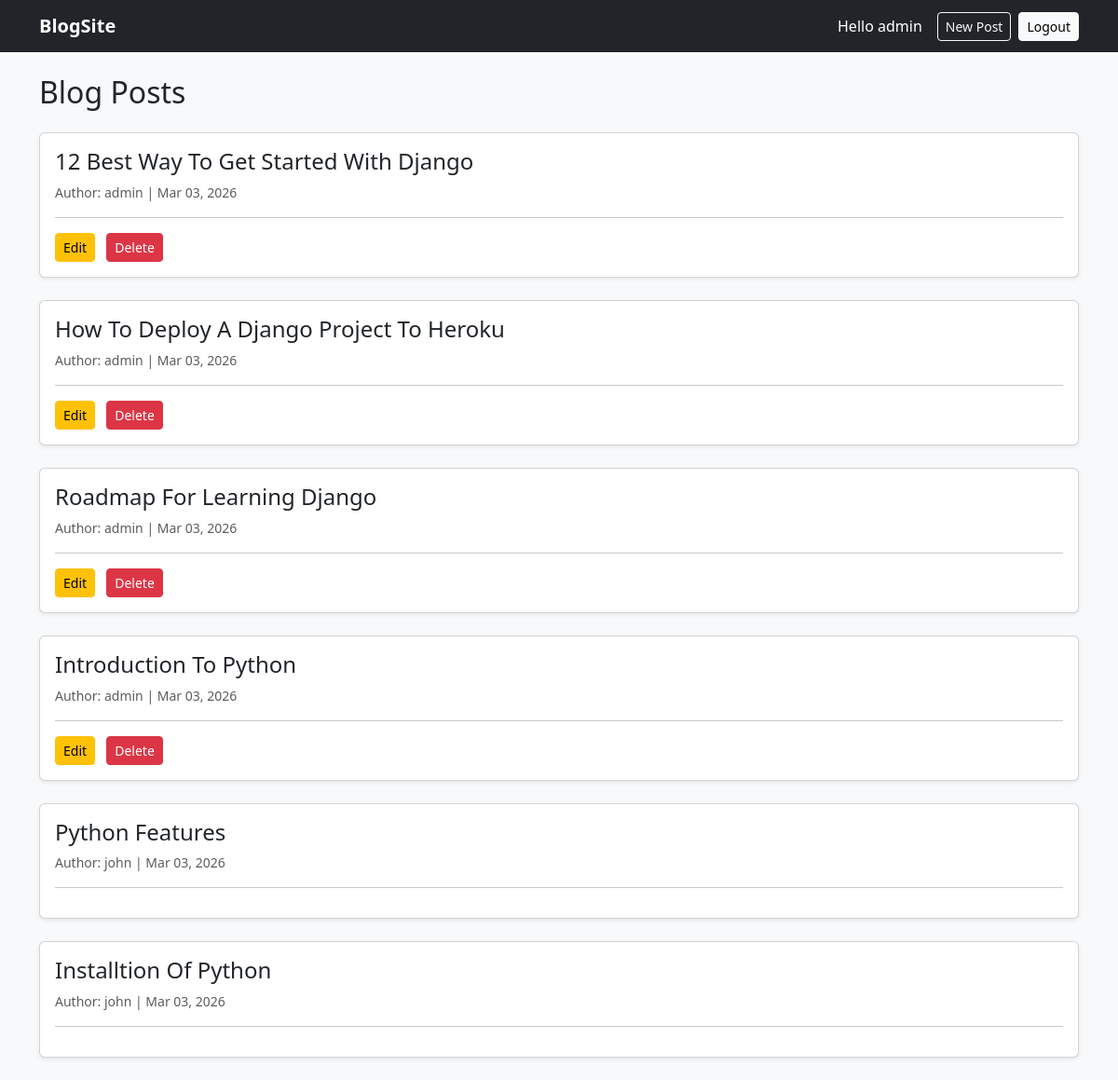
The app's page / (signed in) with its own data.
### blog/models.py (models this page shows, shortened)
class Post(models.Model):
    title = models.CharField(max_length=40)
    content = models.CharField(max_length=10000)
    author = models.ForeignKey(User, on_delete=models.CASCADE, null=True, blank=True)
    created_at = models.DateTimeField(auto_now_add=True)
    published = models.BooleanField(default=False)

### blog/views.py (the view)
# urls.py: path('',views.post_list,name='post_list'),
def post_list(request):
    posts = Post.objects.filter(published=True)
    return render(request,'blog/post_list.html',{'posts':posts})

### blog/templates/blog/post_list.html
{% extends 'blog/base.html' %}
{% block content %}
<h2 class="mb-4">Blog Posts</h2>
{% for post in posts %}
<div class="card mb-4 shadow-sm">
    <div class="card-body">
        <h4 class="card-title">
            <a href="{% url 'post_detail' post.id %}"
                class="text-decoration-none text-dark">
                {{ post.title }}
            </a>
        </h4>
        <p class="text-muted small">
            Author: {{ post.author.username }} |
            {{ post.created_at|date:"M d, Y" }}
        </p>
        <hr>
        {% if user.is_authenticated and user == post.author %}
        <a href="{% url 'post_edit' post.pk %}"
            class="btn btn-warning btn-sm me-2">
            Edit
        </a>
        <a href="{% url 'post_delete' post.pk %}"
            class="btn btn-danger btn-sm">
            Delete
        </a>
        {% endif %}
    </div>
</div>
{% empty %}
<div class="alert alert-info">
    No posts available.
</div>
{% endfor %}
{% endblock %}

### blog/templates/blog/base.html (shortened to what this page needs)
<!DOCTYPE html>
<html>
<head>
    <link href="https://cdn.jsdelivr.net/npm/bootstrap@5.3.2/dist/css/bootstrap.min.css" rel="stylesheet">
</head>
<body class="bg-light">
<nav class="navbar navbar-expand-lg navbar-dark bg-dark">
    <div class="container">
        <a class="navbar-brand fw-bold" href="{% url 'post_list' %}">
            BlogSite
        </a>
        <div class="d-flex align-items-center">
            {% if user.is_authenticated %}
                <span class="text-white me-3">
                    Hello {{ user.username }}
                </span>
                <a href="{% url 'create_post' %}" class="btn btn-outline-light btn-sm me-2">
                    New Post
                </a>
                <form method="post" action="{% url 'logout' %}" class="d-inline">
                    <button type="submit" class="btn btn-light btn-sm">
                        Logout
                    </button>
                </form>
            {% endif %}
        </div>
    </div>
</nav>
<div class="container mt-4">
    {% block content %}
    {% endblock %}
</div>
</body>
</html>

### records on screen
Post: title "12 Best Way To Get Started With Django", author.username "admin", created_at "Mar 03, 2026", shows "Edit"
Post: title "How To Deploy A Django Project To Heroku", author.username "admin", created_at "Mar 03, 2026", shows "Edit"
Post: title "Roadmap For Learning Django", author.username "admin", created_at "Mar 03, 2026", shows "Edit"
Post: title "Introduction To Python", author.username "admin", created_at "Mar 03, 2026", shows "Edit"
Post: title "Python Features", author.username "john", created_at "Mar 03, 2026"
Post: title "Installtion Of Python", author.username "john", created_at "Mar 03, 2026"

### other values on screen
{{ user.username }} "admin"
